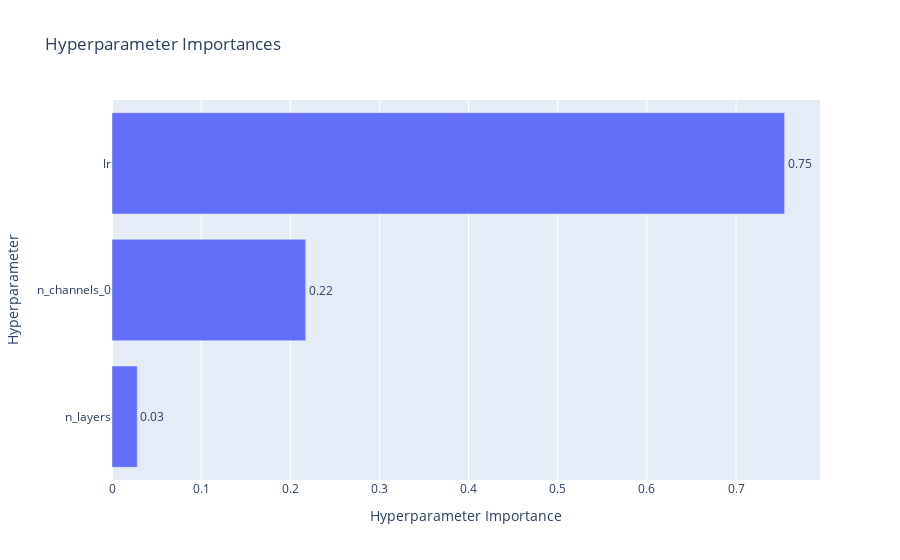

Notebook code for this chart:
### Code cell
# Visualize parameter importances.
plot_param_importances(study)

### Figure 1 — Plotly figure (JSON) as saved in the notebook; plotly's stock layout.template omitted (floating-point values rounded to 4 significant figures)
{"data": [{"cliponaxis": false, "hovertemplate": ["n_layers (IntDistribution): 0.028263865761199086<extra></extra>", "n_channels_0 (IntDistribution): 0.21725260019603554<extra></extra>", "lr (FloatDistribution): 0.7544835340427655<extra></extra>"], "name": "Objective Value", "orientation": "h", "text": ["0.03", "0.22", "0.75"], "textposition": "outside", "type": "bar", "x": [0.02826, 0.2173, 0.7545], "y": ["n_layers", "n_channels_0", "lr"]}], "layout": {"title": {"text": "Hyperparameter Importances"}, "xaxis": {"title": {"text": "Hyperparameter Importance"}}, "yaxis": {"title": {"text": "Hyperparameter"}}}}
